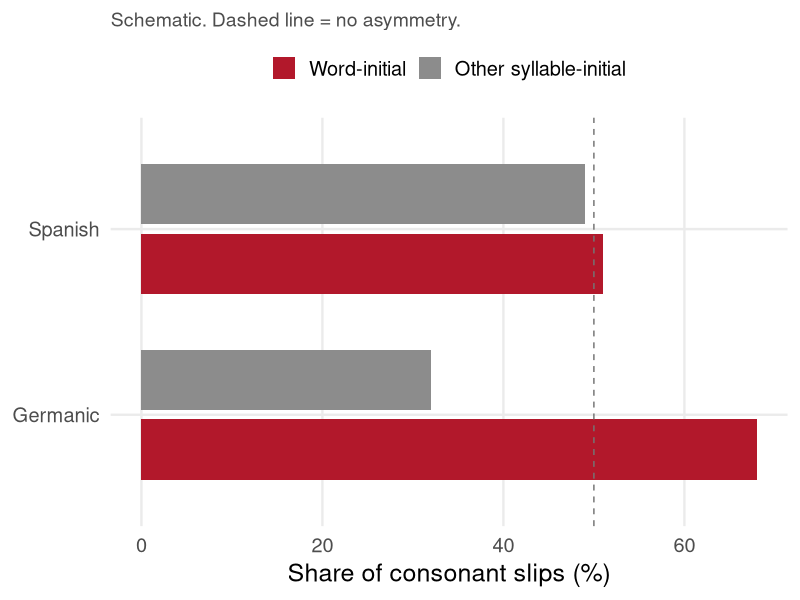
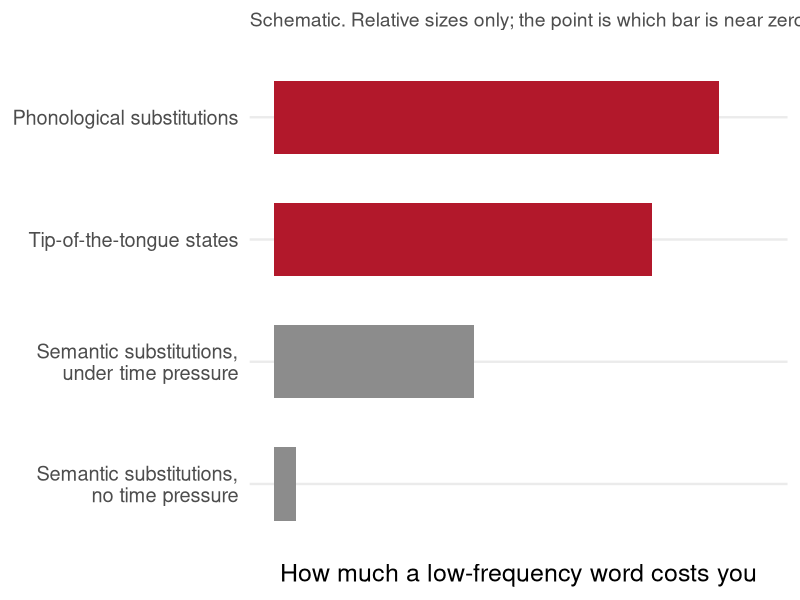
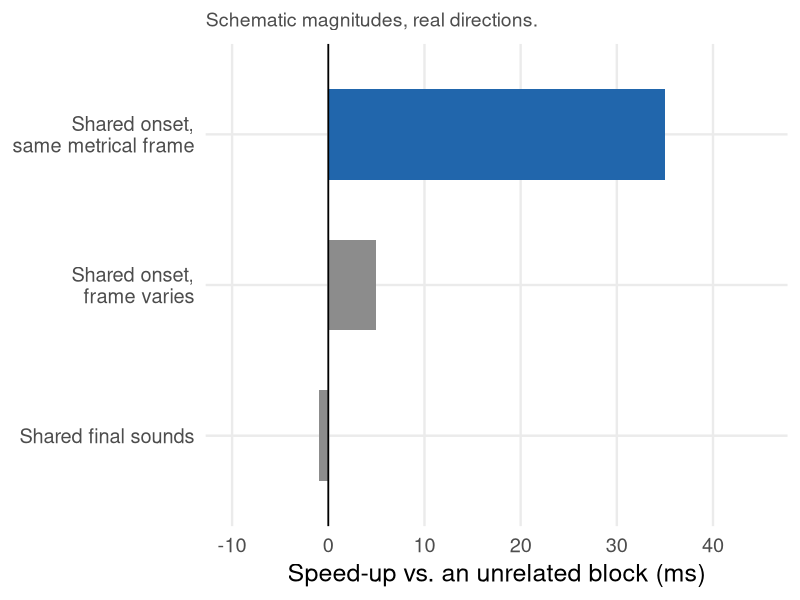
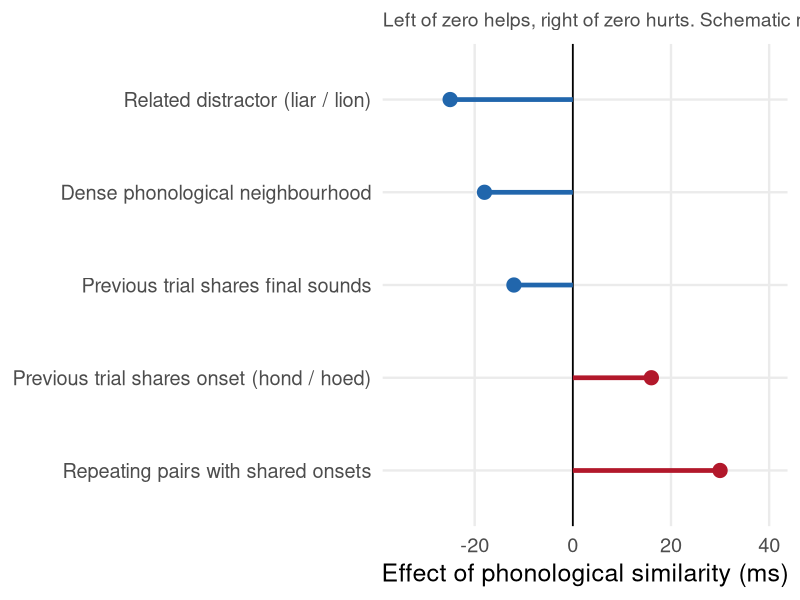
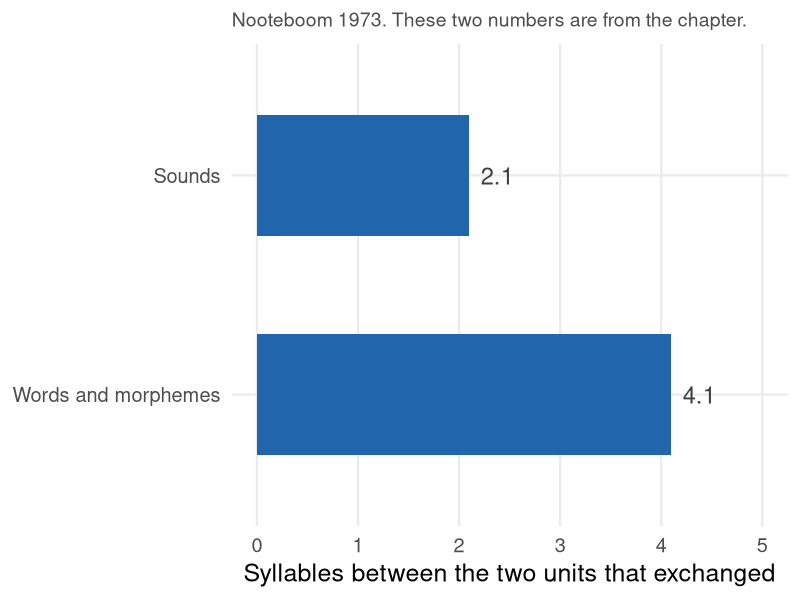

These figures' R source, in order:
## ---- chunk 1
#| label: setup
#| echo: false
#| message: false
#| warning: false

library(ggplot2)
library(dplyr)

theme_set(
  theme_minimal(base_size = 18) +
    theme(
      panel.grid.minor = element_blank(),
      legend.position = "none",
      plot.subtitle = element_text(colour = "grey30", size = 14)
    )
)

help_col <- "#2166AC"
hurt_col <- "#B2182B"
null_col <- "grey55"
## ---- chunk 2
#| label: crosslinguistic-slips
#| echo: false
#| fig-width: 9
#| fig-height: 3.4

berg <- data.frame(
  lang = rep(c("Germanic", "Spanish"), each = 2),
  pos = rep(c("Word-initial", "Other syllable-initial"), 2),
  share = c(68, 32, 51, 49)
)
berg$pos <- factor(berg$pos, levels = c("Word-initial", "Other syllable-initial"))

ggplot(berg, aes(lang, share, fill = pos)) +
  geom_col(position = position_dodge(width = 0.75), width = 0.65) +
  geom_hline(yintercept = 50, linetype = "dashed", colour = "grey45") +
  scale_fill_manual(values = c("Word-initial" = hurt_col,
                               "Other syllable-initial" = null_col)) +
  coord_flip() +
  labs(
    x = NULL, y = "Share of consonant slips (%)", fill = NULL,
    subtitle = "Schematic. Dashed line = no asymmetry."
  ) +
  theme(legend.position = "top")
## ---- chunk 3
#| label: frequency-locus
#| echo: false
#| fig-width: 9
#| fig-height: 3.4

freq <- data.frame(
  outcome = c(
    "Phonological substitutions",
    "Tip-of-the-tongue states",
    "Semantic substitutions,\nunder time pressure",
    "Semantic substitutions,\nno time pressure"
  ),
  penalty = c(1.00, 0.85, 0.45, 0.05)
)
freq$outcome <- factor(freq$outcome, levels = rev(freq$outcome))
freq$stage <- c("form", "form", "selection", "selection")

ggplot(freq, aes(penalty, outcome, fill = stage)) +
  geom_col(width = 0.6) +
  scale_fill_manual(values = c(form = hurt_col, selection = null_col)) +
  scale_x_continuous(limits = c(0, 1.1), breaks = NULL) +
  labs(
    x = "How much a low-frequency word costs you",
    y = NULL,
    subtitle = "Schematic. Relative sizes only; the point is which bar is near zero."
  )
## ---- chunk 4
#| label: prep-benefit
#| echo: false
#| fig-width: 9
#| fig-height: 3.6

prep <- data.frame(
  what = c(
    "Shared onset,\nsame metrical frame",
    "Shared onset,\nframe varies",
    "Shared final sounds"
  ),
  benefit = c(35, 5, -1)
)
prep$what <- factor(prep$what, levels = rev(prep$what))
prep$sign <- ifelse(prep$benefit > 15, "help", "none")

ggplot(prep, aes(benefit, what, fill = sign)) +
  geom_col(width = 0.6) +
  geom_vline(xintercept = 0, linewidth = 0.6) +
  scale_fill_manual(values = c(help = help_col, none = null_col)) +
  scale_x_continuous(limits = c(-10, 45)) +
  labs(
    x = "Speed-up vs. an unrelated block (ms)",
    y = NULL,
    subtitle = "Schematic magnitudes, real directions."
  )
## ---- chunk 5
#| label: sign-flip
#| echo: false
#| fig-width: 10
#| fig-height: 4.4

flip <- data.frame(
  task = c(
    "Related distractor (liar / lion)",
    "Dense phonological neighbourhood",
    "Previous trial shares final sounds",
    "Previous trial shares onset (hond / hoed)",
    "Repeating pairs with shared onsets"
  ),
  effect = c(-25, -18, -12, 16, 30)
)
flip$task <- factor(flip$task, levels = rev(flip$task))
flip$sign <- ifelse(flip$effect < 0, "helps", "hurts")

ggplot(flip, aes(effect, task, colour = sign)) +
  geom_vline(xintercept = 0, linewidth = 0.6) +
  geom_segment(aes(x = 0, xend = effect, yend = task), linewidth = 1.6) +
  geom_point(size = 4.5) +
  scale_colour_manual(values = c(helps = help_col, hurts = hurt_col)) +
  scale_x_continuous(limits = c(-35, 40)) +
  labs(
    x = "Effect of phonological similarity (ms)",
    y = NULL,
    subtitle = "Left of zero helps, right of zero hurts. Schematic magnitudes."
  )
## ---- chunk 6
#| label: exchange-distance
#| echo: false
#| fig-width: 8
#| fig-height: 2.6

ex <- data.frame(
  unit = factor(c("Sounds", "Words and morphemes"),
                levels = c("Words and morphemes", "Sounds")),
  syll = c(2.1, 4.1)
)

ggplot(ex, aes(syll, unit)) +
  geom_col(width = 0.55, fill = help_col) +
  geom_text(aes(label = syll), hjust = -0.35, size = 6, colour = "grey25") +
  scale_x_continuous(limits = c(0, 5)) +
  labs(
    x = "Syllables between the two units that exchanged",
    y = NULL,
    subtitle = "Nooteboom 1973. These two numbers are from the chapter."
  )
